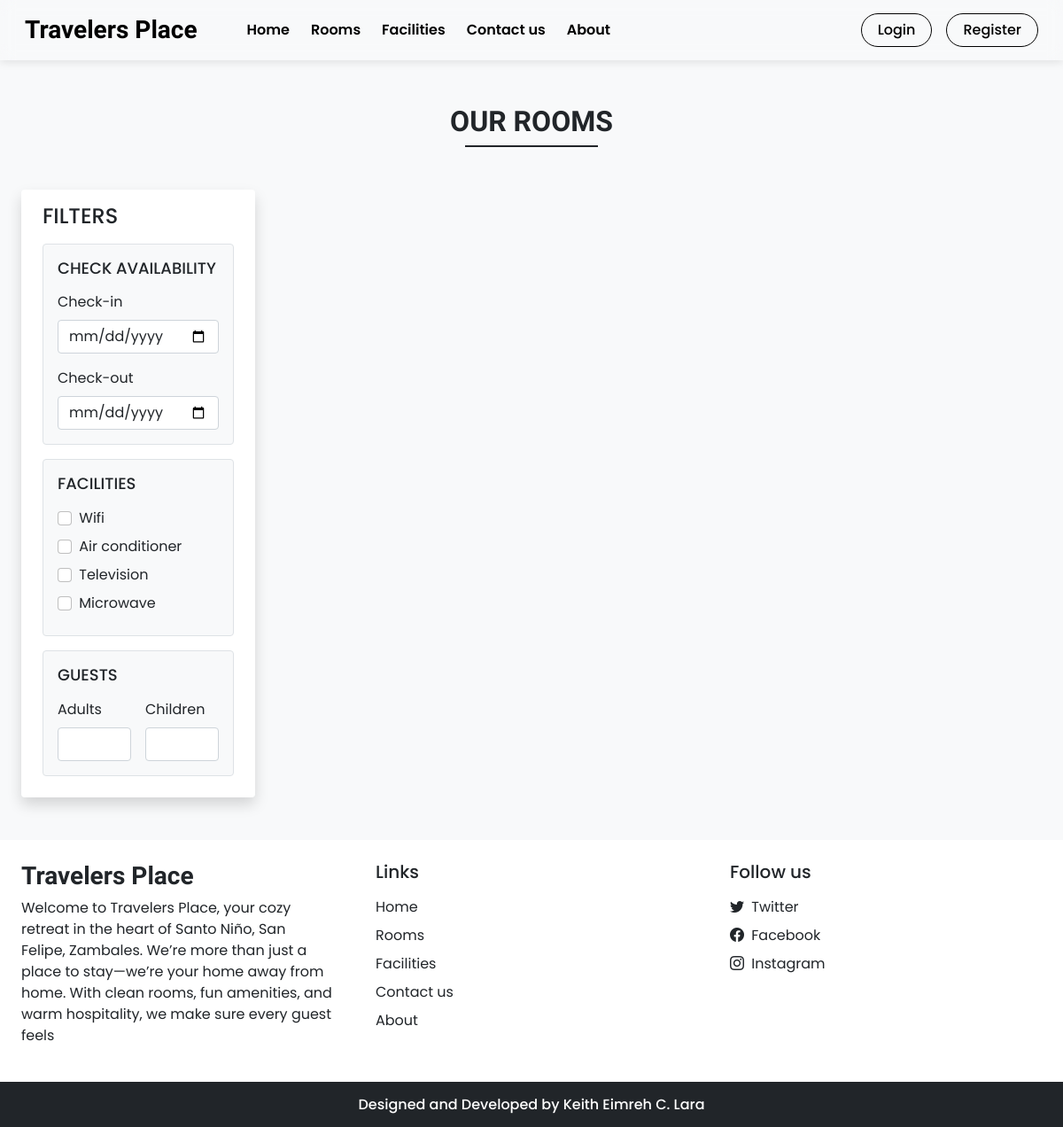
Before: /rooms.php with the older database file.
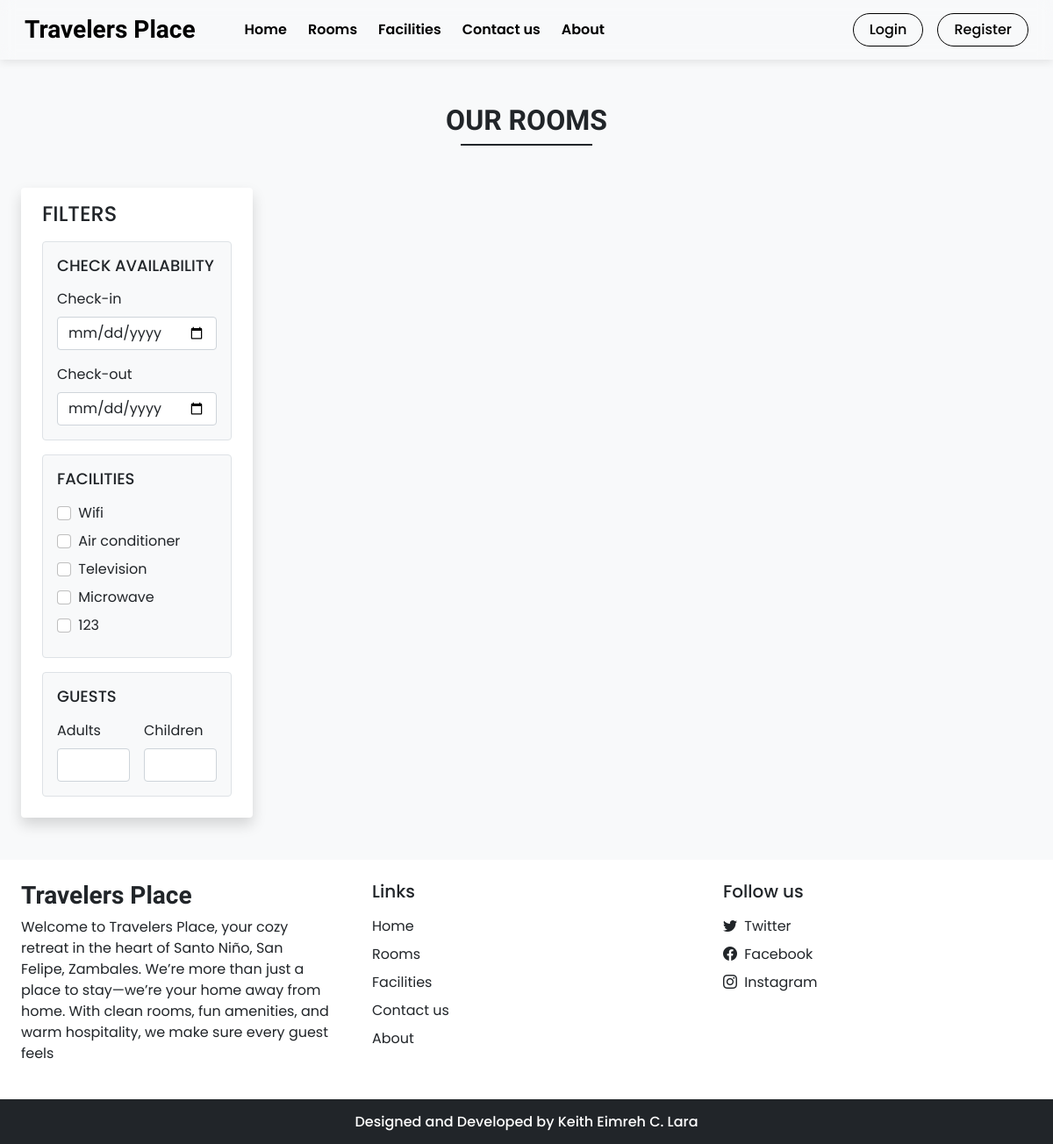
After: the same page with the newer database file.
### tables this page shows
CREATE TABLE `facilities` (
  `id` int(11) NOT NULL AUTO_INCREMENT,
  `icon` varchar(100) NOT NULL,
  `name` varchar(50) NOT NULL,
  `description` varchar(250) NOT NULL,
  PRIMARY KEY (`id`)
);

### admin/inc/db_config.php (called while the page is built, shortened)
<?php
  function selectAll($table)
  {
    $con = $GLOBALS['con'];
    $res = mysqli_query($con,"SELECT * FROM $table");
    return $res;
  }
?>

### rooms.php (the view, shortened to what this page needs)
<!DOCTYPE html>
<html lang="en">
<head>
  <?php require('inc/links.php'); ?>
</head>
<body class="bg-light">
  <?php
    require('inc/header.php');
    $checkin_default="";
    $checkout_default="";
    $adult_default="";
    $children_default="";
  ?>
  <div class="my-5 px-4">
    <h2 class="fw-bold h-font text-center">OUR ROOMS</h2>
    <div class="h-line bg-dark"></div>
  </div>
  <div class="container-fluid">
    <div class="row">
      <div class="col-lg-3 col-md-12 mb-lg-0 mb-4 ps-4">
        <nav class="navbar navbar-expand-lg navbar-light bg-white rounded shadow">
          <div class="container-fluid flex-lg-column align-items-stretch">
            <h4 class="mt-2">FILTERS</h4>
            <div class="collapse navbar-collapse flex-column align-items-stretch mt-2" id="filterDropdown">
              <div class="border bg-light p-3 rounded mb-3">
                <h5 class="d-flex align-items-center justify-content-between mb-3" style="font-size: 18px;">
                  <span>CHECK AVAILABILITY</span>
                </h5>
                <label class="form-label">Check-in</label>
                <input type="date" class="form-control shadow-none mb-3" value="<?php echo $checkin_default ?>" id="checkin" onchange="chk_avail_filter()">
                <label class="form-label">Check-out</label>
                <input type="date" class="form-control shadow-none" value="<?php echo $checkout_default ?>"  id="checkout" onchange="chk_avail_filter()">
              </div>
              <div class="border bg-light p-3 rounded mb-3">
                <h5 class="d-flex align-items-center justify-content-between mb-3" style="font-size: 18px;">
                  <span>FACILITIES</span>
                </h5>
                <?php
                  $facilities_q = selectAll('facilities');
                  while($row = mysqli_fetch_assoc($facilities_q))
                  {
                    echo<<<facilities
                      <div class="mb-2">
                        <input type="checkbox" onclick="fetch_rooms()" name="facilities" value="$row[id]" class="form-check-input shadow-none me-1" id="$row[id]">
                        <label class="form-check-label" for="$row[id]">$row[name]</label>
                      </div>
                    facilities;
                  }
                ?>
              </div>
              <div class="border bg-light p-3 rounded mb-3">
                <h5 class="d-flex align-items-center justify-content-between mb-3" style="font-size: 18px;">
                  <span>GUESTS</span>
                </h5>
                <div class="d-flex">
                  <div class="me-3">
                    <label class="form-label">Adults</label>
                    <input type="number" min="1" id="adults" value="<?php echo $adult_default ?>" oninput="guests_filter()" class="form-control shadow-none">
                  </div>
                  <div>
                    <label class="form-label">Children</label>
                    <input type="number" min="1" id="children" value="<?php echo $children_default ?>" oninput="guests_filter()" class="form-control shadow-none">
                  </div>
                </div>
              </div>
            </div>
          </div>
        </nav>
      </div>
      <div class="col-lg-9 col-md-12 px-4" id="rooms-data">
      </div>
    </div>
  </div>
  <?php require('inc/footer.php'); ?>
</body>
</html>

Changed rows visible on the page:
added facilities: name "123"
